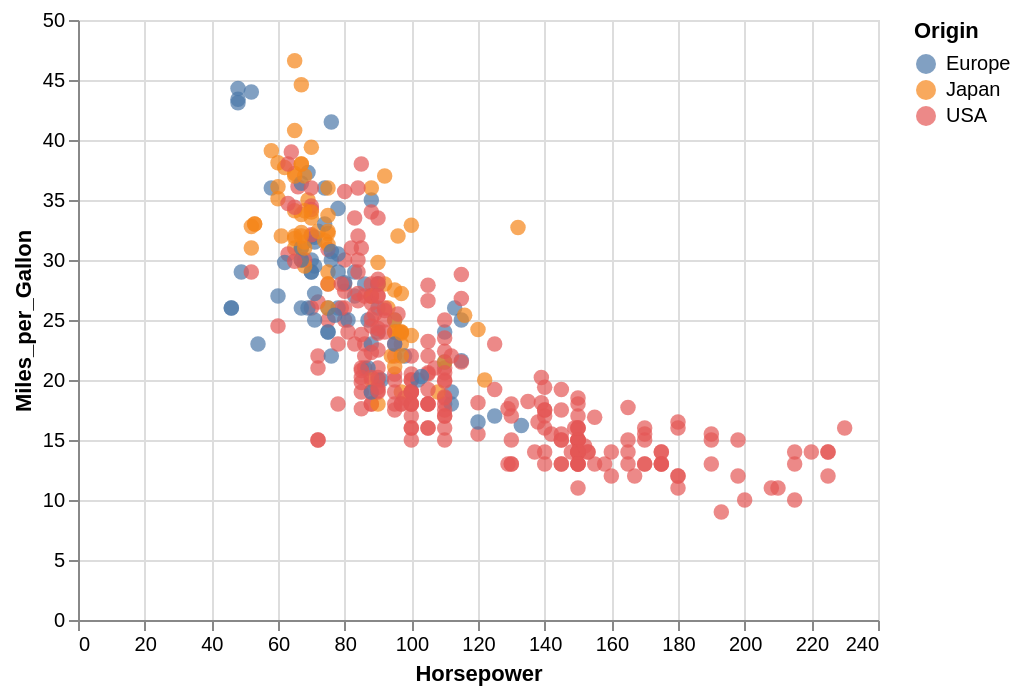

Here is the notebook cell this chart was saved with:
### Markdown cell above
## Hello World

This notebook helps you learn how to use Datapane. In it, we will build some sample reports, save them locally, and then (optionally) upload them to Datapane Cloud.

### Code cell
# Import libraries
import datapane as dp
import altair as alt
from vega_datasets import data

# Load the data from vega_datasets
source = data.cars()

# Create an interactive Altair chart
plot1 = (
    alt.Chart(source)
    .mark_circle(size=60)
    .encode(
        x="Horsepower",
        y="Miles_per_Gallon",
        color="Origin",
        tooltip=["Name", "Origin", "Horsepower", "Miles_per_Gallon"],
    )
    .interactive()
)

# Show the plot
plot1

### Figure 1 — Vega-Lite specification as saved in the notebook (floating-point values rounded to 4 significant figures; data arrays with more than 128 entries replaced by an {"elided": "..."} marker saying what was removed)
{"config": {"view": {"continuousWidth": 400, "continuousHeight": 300}}, "data": {"name": "data-f02450ab61490a1363517a0190416235"}, "mark": {"type": "circle", "size": 60}, "encoding": {"color": {"field": "Origin", "type": "nominal"}, "tooltip": [{"field": "Name", "type": "nominal"}, {"field": "Origin", "type": "nominal"}, {"field": "Horsepower", "type": "quantitative"}, {"field": "Miles_per_Gallon", "type": "quantitative"}], "x": {"field": "Horsepower", "type": "quantitative"}, "y": {"field": "Miles_per_Gallon", "type": "quantitative"}}, "selection": {"selector001": {"type": "interval", "bind": "scales", "encodings": ["x", "y"]}}, "$schema": "https://vega.github.io/schema/vega-lite/v4.17.0.json", "datasets": {"data-f02450ab61490a1363517a0190416235": {"elided": "406 records"}}}
